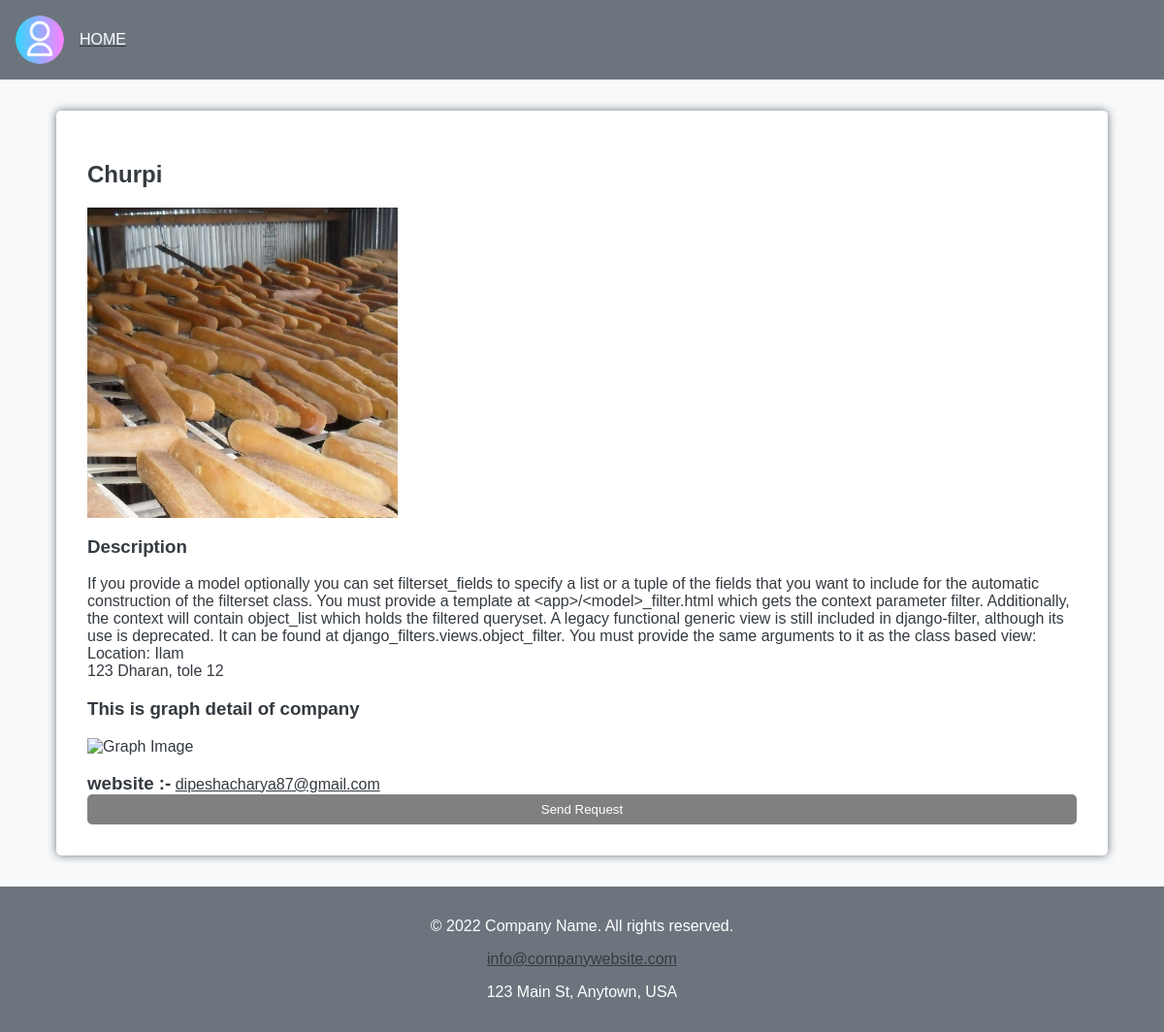
Page /explore/5 on the committed database.
### core/models.py (models this page shows, shortened)
class OrganizationProfile(models.Model):
    user = models.OneToOneField(User, on_delete=models.CASCADE)
    name = models.CharField(max_length=255)
    profile_pic = ResizedImageField(size=[1080, 1080], quality=95, crop=['middle', 'center'],
                                    upload_to="customer_images/", default='default.webp')
    contact_email = models.EmailField(max_length=100)
    website = models.URLField(null=True, blank=True)
    locaiton = models.CharField(max_length=50, null=True, blank=True)
    description = models.CharField(max_length=1000, null=True, blank=True)

### core/views.py (the view, shortened to what this page needs)
# urls.py: path('explore/<id>', views.explore, name='explore'),
def explore(request,id):
    try:
        organization = OrganizationProfile.objects.get(id=id)
        context={
            'organization':organization
        }
        return render(request , 'register.html',context)
    except:
        return HttpResponse("error")

### templates/register.html (shortened to what this page needs)
<!DOCTYPE html>
<html lang="en">
<head>
</head>
<body>
    <nav class="navbar">
        <img src="/media/default.webp" alt="Company Logo" class="company-logo">
        {% if request.user.is_authenticated %}
        <a href="{% url 'home' %}">
            <div class="company-name">{{request.user}}</div>
        </a>
        {% else %}
        <a href="{% url 'home' %}">
            <div class="company-name">HOME</div>
        </a>
        {% endif %}
    </nav>
    <main>
        <section class="company-details-section">
            <div class="company-details-container">
                <h2 class="company-details-title">{{organization.name}}</h2>
                <img src="{{organization.profile_pic.url}}" alt="Company Image" class="company-image">
                <h3>Description</h3>
                <div class="company-description">{{organization.description}}
                </div>
                <div class="company-location">Location: {{organization.locaiton}}</div>
                <div class="company-address">123 Dharan, tole 12</div>
                <h3>This is graph detail of company</h3>
                <div class="graph_image">
                    <img src="https://www.ielts-mentor.com/images/writingsamples/ielts-graph-243-top-priorities-by-company-size-usa.png"
                        alt="Graph Image" class="graph">
                </div>
                <br>
                <h3 style="display: inline;">website :-</h3>
                <a href="http://www.companywebsite.com/" class="company-website">{{organization.contact_email}}</a>
                <br>
                <button class="send-request-btn" action="{% url 'home' %}">Send Request</button>
            </div>
        </section>
    </main>
    <footer>
        <div class="footer-container">
            <p>&copy; 2022 Company Name. All rights reserved.</p>
            <p><a href="mailto:info@companywebsite.com">info@companywebsite.com</a></p>
            <p>123 Main St, Anytown, USA</p>
        </div>
    </footer>
</body>
</html>

### templates/register.html (style rules this page uses)
body { font-family: Arial, sans-serif; background-color: #f8f9fa; color: #343a40; margin: 0; padding: 0; }
a { color: #343a40; }
.navbar { display: flex; align-items: center; padding: 1rem; background-color: #6c757d; color: white; align-items: center; }
.company-logo { width: 50px; height: 50px; margin-right: 1rem; border-radius: 50%; }
.company-details-container { max-width: 85%; margin: 2rem auto; padding: 2rem; background-color: white; border-radius: 5px; box-shadow: 0px 0px 10px 0px #6c757d; }
.company-image { display: flex; justify-content: center; align-items: center; height: 320px; }
.company-name { color: white; }
.send-request-btn { width: 100%; padding: 0.5rem; background-color: #808080; color: white; border: none; border-radius: 5px; cursor: pointer; }
footer { background-color: #6c757d; color: white; padding: 1rem; text-align: center; }
.footer-container { max-width: 600px; margin: 0 auto; }

### rows in the picture
OrganizationProfile: name "Churpi", profile_pic (picture), description "If you provide a model optionally you can set filterset_fields to specify a list or a tuple of the fields that you want to include for the automatic construction of the filterset class. You must provide a template at <app>/<model>_filter.html which gets the context parameter filter. Additionally, the context will contain object_list which holds the filtered queryset. A legacy functional generic view is still included in django-filter, although its use is deprecated. It can be found at django_filters.views.object_filter. You must provide the same arguments to it as the class based view:", locaiton "Ilam", contact_email "dipeshacharya87@gmail.com"
